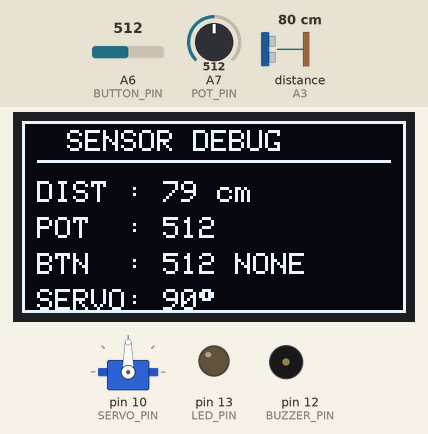
This sketch was run on a simulated Arduino Nano, built with avr-gcc and run on an emulated ATmega328P. On the bench: servo, 128×64 one-colour display, output pins drawn as LEDs (lit = HIGH), buzzer (waves = sounding, pin HIGH). Wiring (inferred from the names in the program): ultrasonic range finder: trigger pin 5; echo A3. Inputs (shaded band) come from the test bench; at power-on: distance to the obstacle (sensor on A3) 80 cm, A7 (POT_PIN) = 512, A6 (BUTTON_PIN) = 512. The echo pulse lasts 58.3 µs per cm; pins used as bus, display or sensor lines are not drawn; what the sketch prints to the serial monitor is not drawn.

Above: at 1.2 s.
1.3 s: distance to the obstacle (sensor on A3) set to 23 cm
At 2.7 s:
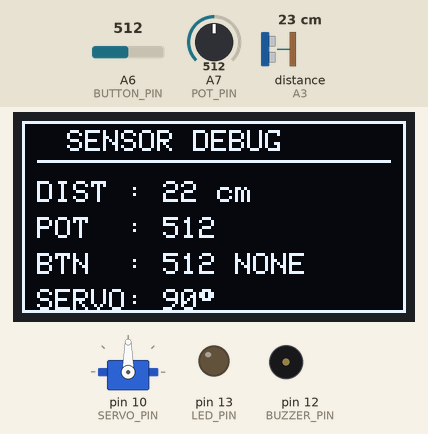
3.0 s: distance to the obstacle (sensor on A3) set to 19 cm
At 4.3 s:
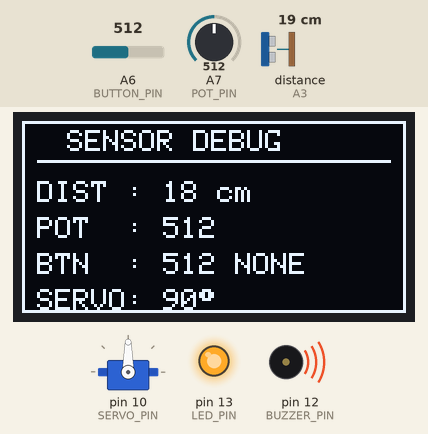
4.7 s: A7 (POT_PIN) set to 122
At 6.5 s:
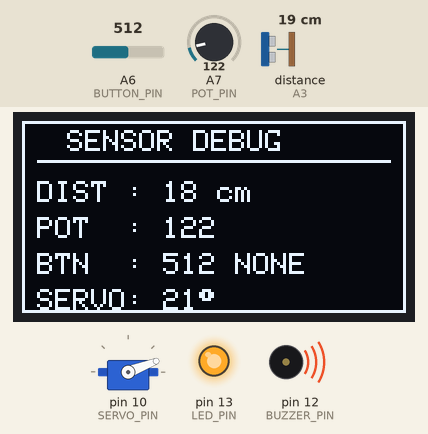
6.8 s: A7 (POT_PIN) set to 1023
At 7.27 s:
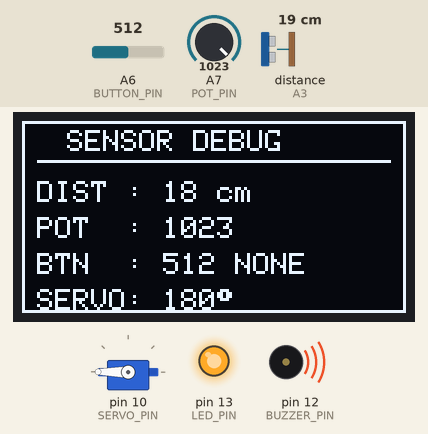
9.8 s: distance to the obstacle (sensor on A3) set to 35 cm
At 11.1 s:
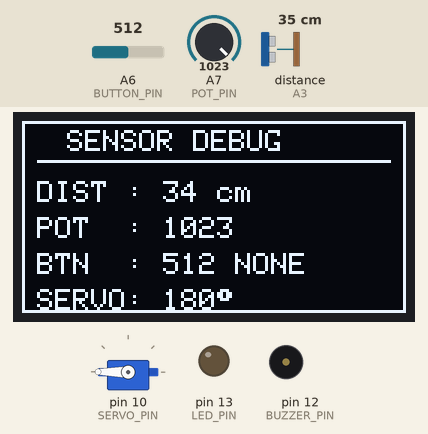
11.4 s: A7 (POT_PIN) set to 935
At 12.34 s:
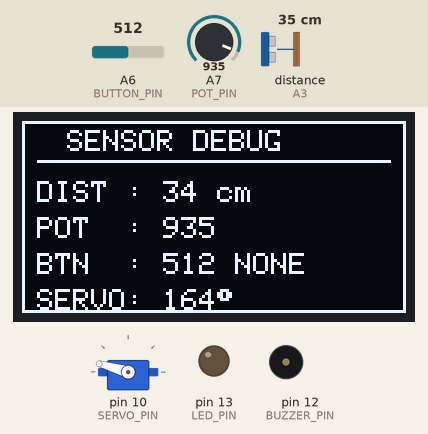
Timing chart, 0 to 14.4 s (numbered marks = the images above; inputs shaded):
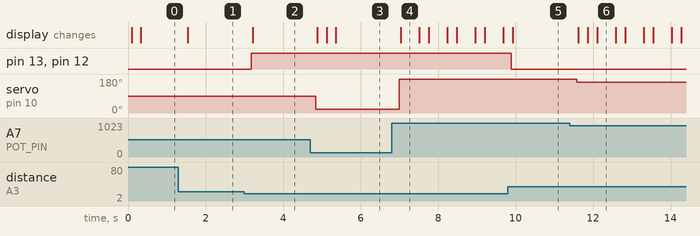

The sketch:

Practical_71.ino
```cpp
// ==========================================
// Practical-71 : Debug Multi Sensor System
// ==========================================

#include <Servo.h>
#include <Wire.h>
#include <Adafruit_GFX.h>
#include <Adafruit_SSD1306.h>

#define SCREEN_WIDTH 128
#define SCREEN_HEIGHT 64

#define TRIG_PIN 5
#define ECHO_PIN A3

#define SERVO_PIN 10
#define BUZZER_PIN 12
#define LED_PIN 13

#define BUTTON_PIN A6
#define POT_PIN A7

Servo servo1;
Adafruit_SSD1306 display(SCREEN_WIDTH, SCREEN_HEIGHT, &Wire, -1);

// Calibrated Button Ranges
#define BTN_SELECT_MIN 920
#define BTN_SELECT_MAX 945
#define BTN_UP_MIN     845
#define BTN_UP_MAX     865
#define BTN_DOWN_MIN   780
#define BTN_DOWN_MAX   800
#define BTN_BACK_MIN   725
#define BTN_BACK_MAX   745

String getButtonName(int val)
{
  if (val >= BTN_SELECT_MIN && val <= BTN_SELECT_MAX) return "SELECT";
  if (val >= BTN_UP_MIN && val <= BTN_UP_MAX)         return "UP";
  if (val >= BTN_DOWN_MIN && val <= BTN_DOWN_MAX)     return "DOWN";
  if (val >= BTN_BACK_MIN && val <= BTN_BACK_MAX)     return "BACK";
  return "NONE";
}

void setup()
{
  Serial.begin(9600);

  pinMode(TRIG_PIN, OUTPUT);
  pinMode(ECHO_PIN, INPUT);

  pinMode(BUZZER_PIN, OUTPUT);
  pinMode(LED_PIN, OUTPUT);

  servo1.attach(SERVO_PIN);
  servo1.write(90);

  if (!display.begin(SSD1306_SWITCHCAPVCC, 0x3C))
  {
    Serial.println("OLED Failed");
    while (1);
  }

  display.setTextColor(SSD1306_WHITE);

  Serial.println("=== Practical-71 ===");
}

void loop()
{
  // ---------- Ultrasonic ----------
  digitalWrite(TRIG_PIN, LOW);
  delayMicroseconds(2);

  digitalWrite(TRIG_PIN, HIGH);
  delayMicroseconds(10);

  digitalWrite(TRIG_PIN, LOW);

  long duration = pulseIn(ECHO_PIN, HIGH, 30000);

  float distance;

  if (duration == 0)
    distance = 999;
  else
    distance = duration * 0.0343 / 2.0;

  // ---------- Potentiometer ----------
  int potValue = analogRead(POT_PIN);

  // ---------- Buttons ----------
  int buttonValue = analogRead(BUTTON_PIN);
  String btnName = getButtonName(buttonValue);

  // ---------- Servo ----------
  int angle = map(potValue, 0, 1023, 0, 180);
  servo1.write(angle);

  // ---------- LED + Buzzer ----------
  if (distance <= 20)
  {
    digitalWrite(LED_PIN, HIGH);
    digitalWrite(BUZZER_PIN, HIGH);
  }
  else
  {
    digitalWrite(LED_PIN, LOW);
    digitalWrite(BUZZER_PIN, LOW);
  }

  // ---------- Serial Output ----------
  Serial.print("Distance : ");
  Serial.print(distance);
  Serial.print(" cm");

  Serial.print(" | POT : ");
  Serial.print(potValue);

  Serial.print(" | Button : ");
  Serial.print(buttonValue);
  Serial.print(" (");
  Serial.print(btnName);
  Serial.print(")");

  Serial.print(" | Servo : ");
  Serial.println(angle);

  // ---------- OLED Output ----------
  display.clearDisplay();

  display.drawRect(0, 0, 128, 64, SSD1306_WHITE);

  display.setTextSize(1);
  display.setCursor(15, 3);
  display.println("SENSOR DEBUG");
  display.drawLine(5, 13, 122, 13, SSD1306_WHITE);

  display.setCursor(5, 20);
  display.print("DIST : ");
  if (distance == 999) display.print("--");
  else display.print((int)distance);
  display.print(" cm");

  display.setCursor(5, 32);
  display.print("POT  : ");
  display.print(potValue);

  display.setCursor(5, 44);
  display.print("BTN  : ");
  display.print(buttonValue);
  display.print(" ");
  display.print(btnName);

  display.setCursor(5, 56);
  display.print("SERVO: ");
  display.print(angle);
  display.print((char)247);

  display.display();

  delay(200);
}
```

Measured:
- the behaviour switches between 21 and 20 cm on distance to the obstacle (sensor on A3) (found by bisection; images 1 and 2)
- after the input at 1.3 s, the display: changes after 0.24 s (image 1)
- after the input at 3.0 s, pin 13 (LED_PIN), pin 12 (BUZZER_PIN): LOW → HIGH after 0.18 s; the display: changes after 0.21 s (image 2)
- after the input at 4.7 s, servo on pin 10 (SERVO_PIN): 90° → 21° after 0.15 s; the display: changes after 0.18 s (image 3)
- after the input at 6.8 s, servo on pin 10 (SERVO_PIN): 21° → 180° after 0.20 s; the display: changes after 0.24 s (image 4)
- after the input at 9.8 s, pin 13 (LED_PIN), pin 12 (BUZZER_PIN): HIGH → LOW after 0.09 s; the display: changes after 0.13 s (image 5)
- after the input at 11.4 s, servo on pin 10 (SERVO_PIN): 180° → 164° after 0.18 s; the display: changes after 0.22 s (image 6)
